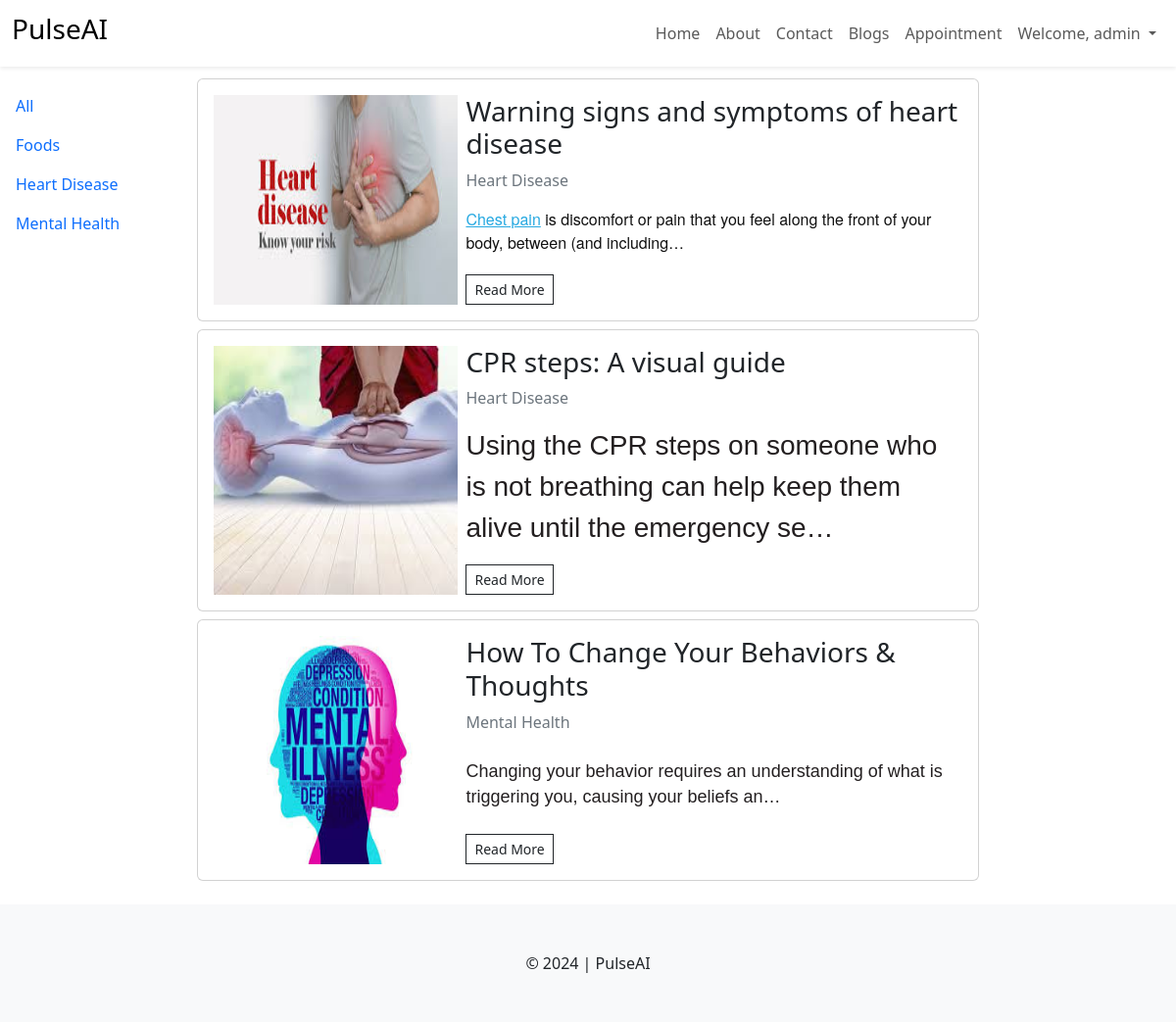
Page /blog/ (signed in) on the committed database.
### blog/models.py (models this page shows, shortened)
class BlogCategory(models.Model):
    category = models.CharField(max_length=255)
    class Meta:
        verbose_name_plural = "Blog Categories"
    def __str__(self):
        return self.category

class Blog(models.Model):
    category = models.ForeignKey(BlogCategory, on_delete=models.DO_NOTHING)
    title = models.CharField(max_length=500)
    content = models.TextField()
    primary_photo = models.ImageField(upload_to="blog_images")
    yt_video_id = models.CharField(max_length=255, blank=True)
    publish = models.BooleanField(default=True)
    created_at = models.DateTimeField(auto_now_add=True)
    update_at = models.DateTimeField(auto_now=True)

### blog/views.py (the view)
# urls.py: path("blog/", views.all_blogs, name="blogs"),
def all_blogs(request, cid=0):
    if cid == 0:
        blogs = Blog.objects.filter(publish=True).order_by('-update_at')
    else:
        blogs = Blog.objects.filter(publish=True, category=cid).order_by('-update_at')
    categories = BlogCategory.objects.all().order_by('category')
    context = {
        'blogs': blogs,
        'categories' : categories
    }
    return render(request, 'blog/blog.html', context)

### templates/blog/blog.html (shortened to what this page needs)
{% extends "layout.html" %}
{% load static %}
{% block content %}
    <div class="row g-2">
        <div class="col-md-2">
            <div class="sidebar-wrapper d-flex justify-content-between">
                <div class="sidebar-menu p-3 d-none d-md-block" id="sidebar-menu">
                    <ul class="list-unstyled">
                        <li class="py-2">
                            <a href="{% url "blogs" %}" class="text-decoration-none">All</a>
                        </li>
                    {% for c in categories %}
                    <li class="py-2">
                        <a href="{% url "blog_cat" c.id %}"class="text-decoration-none">{{c}}</a>
                    </li>
                    {% endfor %}
                    </ul>
                </div>
            </div>
        </div>
        <div class="col-md-8">
            {% for blog in blogs %}
            <div class="card my-2">
                <div class="card-body">
                    <div class="row g-2">
                        <div class="col-md-4">
                            <img src="{{blog.primary_photo.url}}" class="img-fluid h-100">
                        </div>
                        <div class="col-md-8">
                            <h3>{{blog.title}}</h3>
                            <p class="text-secondary">{{blog.category}}</p>
                            <p>{{blog.content|safe|truncatechars_html:"100"}}</p>
                            <a href="{% url "blog" blog.id %}" class="btn btn-sm btn-outline-dark rounded-0">Read More</a>
                        </div>
                    </div>
                </div>
            </div>
            {% endfor %}
        </div>
    </div>
{% endblock %}

### templates/layout.html (shortened to what this page needs)
{% load static %}
<!DOCTYPE html>
<html lang="en">
<head>
    <link rel="stylesheet" href="https://cdnjs.cloudflare.com/ajax/libs/font-awesome/6.5.2/css/all.min.css" />
    <link rel="stylesheet" href="{% static "css/bootstrap.min.css" %}">
    <link rel="stylesheet" href="{% static "css/style.css" %}">
</head>
<body>
    <nav class="navbar navbar-expand-lg mb-1 shadow-sm">
        <div class="container-fluid">
          <a class="navbar-brand" href="#">
            <h3>PulseAI</h3>
          </a>
          <div class="collapse navbar-collapse" id="navbarNav">
            <ul class="navbar-nav ms-auto">
              <li class="nav-item">
                <a class="nav-link" href="{% url "home" %}">Home</a>
              </li>
              <li class="nav-item">
                <a class="nav-link" href="{% url "about" %}">About</a>
              </li>
              <li class="nav-item">
                <a class="nav-link" href="{% url "contact" %}">Contact</a>
              </li>
              <li class="nav-item">
                <a class="nav-link" href="{% url "blogs" %}">Blogs</a>
              </li>
              {% if user.is_authenticated %}
              <li class="nav-item">
                <a class="nav-link" href="{% url "appointment" %}">Appointment</a>
              </li>
              <li class="nav-item dropdown">
                <a class="nav-link dropdown-toggle" href="#" role="button" data-bs-toggle="dropdown" aria-expanded="false">
                  Welcome, {{user.username}}
                </a>
              </li>
              {% endif %}
            </ul>
          </div>
        </div>
      </nav>
    {% block content %}
    {% endblock %}
    <footer class="bg-light py-5 text-center mt-3">
        &copy; 2024 | PulseAI
    </footer>
</body>
</html>

### rows in the picture
BlogCategory: category "Foods"
BlogCategory: category "Heart Disease"
BlogCategory: category "Mental Health"
Blog: primary_photo (picture), title "Warning signs and symptoms of heart disease", category "Heart Disease", content "Chest pain is discomfort or pain that you feel along the front of your body, between (and including…"
Blog: primary_photo (picture), title "CPR steps: A visual guide", category "Heart Disease", content "Using the CPR steps on someone who is not breathing can help keep them alive until the emergency se…"
Blog: primary_photo (picture), title "How To Change Your Behaviors & Thoughts", category "Mental Health", content "Changing your behavior requires an understanding of what is triggering you, causing your beliefs an…"

### other values in the picture
{{ user.username }} "admin"
